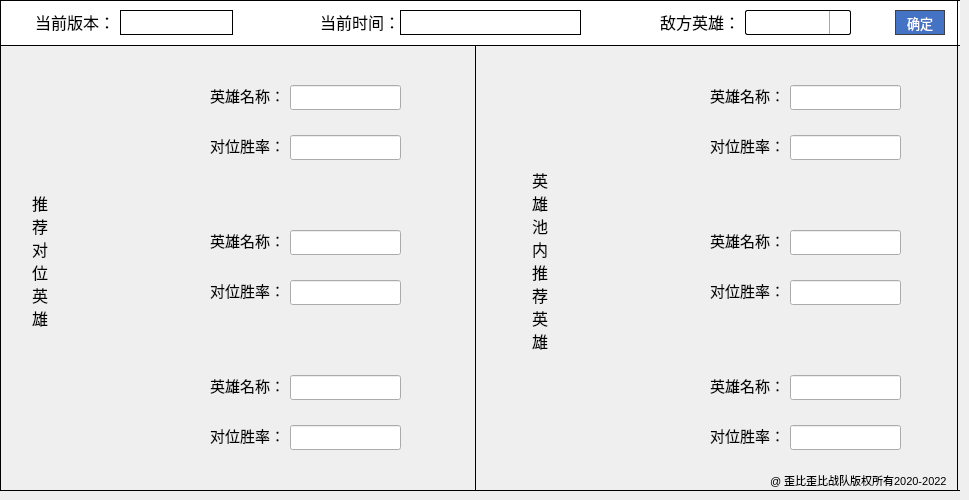
     <widget class="QWidget" name="tab_3">
      <attribute name="title">
       <string>上单</string>
      </attribute>
      <widget class="Line" name="line_8">
       <property name="geometry">
        <rect>
         <x>0</x>
         <y>0</y>
         <width>1</width>
         <height>490</height>
        </rect>
       </property>
       <property name="styleSheet">
        <string notr="true">color: rgb(0, 0, 0);
background-color: rgb(0, 0, 0);
border-color: rgb(0, 0, 0);</string>
       </property>
       <property name="orientation">
        <enum>Qt::Vertical</enum>
       </property>
      </widget>
      <widget class="Line" name="line_9">
       <property name="geometry">
        <rect>
         <x>957</x>
         <y>0</y>
         <width>1</width>
         <height>490</height>
        </rect>
       </property>
       <property name="styleSheet">
        <string notr="true">color: rgb(0, 0, 0);
background-color: rgb(0, 0, 0);
border-color: rgb(0, 0, 0);</string>
       </property>
       <property name="orientation">
        <enum>Qt::Vertical</enum>
       </property>
      </widget>
      <widget class="Line" name="line_11">
       <property name="geometry">
        <rect>
         <x>0</x>
         <y>0</y>
         <width>960</width>
         <height>1</height>
        </rect>
       </property>
       <property name="styleSheet">
        <string notr="true">background-color: rgb(0, 0, 0);</string>
       </property>
       <property name="orientation">
        <enum>Qt::Horizontal</enum>
       </property>
      </widget>
      <widget class="Line" name="line_12">
       <property name="geometry">
        <rect>
         <x>0</x>
         <y>490</y>
         <width>960</width>
         <height>1</height>
        </rect>
       </property>
       <property name="styleSheet">
        <string notr="true">background-color: rgb(0, 0, 0);</string>
       </property>
       <property name="orientation">
        <enum>Qt::Horizontal</enum>
       </property>
      </widget>
      <widget class="QLineEdit" name="lineEdit_3_9">
       <property name="geometry">
        <rect>
         <x>790</x>
         <y>85</y>
         <width>111</width>
         <height>25</height>
        </rect>
       </property>
       <property name="font">
        <font>
         <family>Microsoft YaHei UI</family>
         <pointsize>11</pointsize>
        </font>
       </property>
       <property name="styleSheet">
        <string notr="true"/>
       </property>
       <property name="alignment">
        <set>Qt::AlignCenter</set>
       </property>
      </widget>
      <widget class="QLabel" name="label_1_41">
       <property name="geometry">
        <rect>
         <x>30</x>
         <y>180</y>
         <width>20</width>
         <height>160</height>
        </rect>
       </property>
       <property name="font">
        <font>
         <family>微软雅黑</family>
         <pointsize>12</pointsize>
         <weight>50</weight>
         <bold>false</bold>
        </font>
       </property>
       <property name="layoutDirection">
        <enum>Qt::LeftToRight</enum>
       </property>
       <property name="text">
        <string>推荐对位英雄</string>
       </property>
       <property name="alignment">
        <set>Qt::AlignCenter</set>
       </property>
       <property name="wordWrap">
        <bool>true</bool>
       </property>
       <property name="margin">
        <number>0</number>
       </property>
       <property name="indent">
        <number>-1</number>
       </property>
      </widget>
      <widget class="Line" name="line_26">
       <property name="geometry">
        <rect>
         <x>0</x>
         <y>490</y>
         <width>960</width>
         <height>1</height>
        </rect>
       </property>
       <property name="styleSheet">
        <string notr="true">background-color: rgb(0, 0, 0);</string>
       </property>
       <property name="orientation">
        <enum>Qt::Horizontal</enum>
       </property>
      </widget>
      <widget class="QLabel" name="label_fig_3_1">
       <property name="geometry">
        <rect>
         <x>80</x>
         <y>70</y>
         <width>111</width>
         <height>101</height>
        </rect>
       </property>
       <property name="text">
        <string/>
       </property>
      </widget>
      <widget class="QLineEdit" name="lineEdit_3_13">
       <property name="geometry">
        <rect>
         <x>790</x>
         <y>375</y>
         <width>111</width>
         <height>25</height>
        </rect>
       </property>
       <property name="font">
        <font>
         <family>Microsoft YaHei UI</family>
         <pointsize>11</pointsize>
        </font>
       </property>
       <property name="styleSheet">
        <string notr="true"/>
       </property>
       <property name="alignment">
        <set>Qt::AlignCenter</set>
       </property>
      </widget>
      <widget class="QLabel" name="label_1_42">
       <property name="geometry">
        <rect>
         <x>210</x>
         <y>275</y>
         <width>71</width>
         <height>31</height>
        </rect>
       </property>
       <property name="font">
        <font>
         <family>微软雅黑</family>
         <pointsize>11</pointsize>
         <weight>50</weight>
         <bold>false</bold>
        </font>
       </property>
       <property name="text">
        <string>对位胜率：</string>
       </property>
      </widget>
      <widget class="QLineEdit" name="lineEdit_3_12">
       <property name="geometry">
        <rect>
         <x>790</x>
         <y>280</y>
         <width>111</width>
         <height>25</height>
        </rect>
       </property>
       <property name="font">
        <font>
         <family>Microsoft YaHei UI</family>
         <pointsize>11</pointsize>
        </font>
       </property>
       <property name="styleSheet">
        <string notr="true"/>
       </property>
       <property name="alignment">
        <set>Qt::AlignCenter</set>
       </property>
      </widget>
      <widget class="QLabel" name="label_1_43">
       <property name="geometry">
        <rect>
         <x>710</x>
         <y>370</y>
         <width>71</width>
         <height>31</height>
        </rect>
       </property>
       <property name="font">
        <font>
         <family>微软雅黑</family>
         <pointsize>11</pointsize>
         <weight>50</weight>
         <bold>false</bold>
        </font>
       </property>
       <property name="text">
        <string>英雄名称：</string>
       </property>
      </widget>
      <widget class="QLineEdit" name="lineEdit_3_7">
       <property name="geometry">
        <rect>
         <x>290</x>
         <y>375</y>
         <width>111</width>
         <height>25</height>
        </rect>
       </property>
       <property name="font">
        <font>
         <family>Microsoft YaHei UI</family>
         <pointsize>11</pointsize>
        </font>
       </property>
       <property name="styleSheet">
        <string notr="true"/>
       </property>
       <property name="alignment">
        <set>Qt::AlignCenter</set>
       </property>
      </widget>
      <widget class="QLabel" name="label_1_44">
       <property name="geometry">
        <rect>
         <x>210</x>
         <y>80</y>
         <width>71</width>
         <height>31</height>
        </rect>
       </property>
       <property name="font">
        <font>
         <family>微软雅黑</family>
         <pointsize>11</pointsize>
         <weight>50</weight>
         <bold>false</bold>
        </font>
       </property>
       <property name="text">
        <string>英雄名称：</string>
       </property>
      </widget>
      <widget class="Line" name="line_27">
       <property name="geometry">
        <rect>
         <x>0</x>
         <y>0</y>
         <width>1</width>
         <height>490</height>
        </rect>
       </property>
       <property name="styleSheet">
        <string notr="true">color: rgb(0, 0, 0);
background-color: rgb(0, 0, 0);
border-color: rgb(0, 0, 0);</string>
       </property>
       <property name="orientation">
        <enum>Qt::Vertical</enum>
       </property>
      </widget>
      <widget class="Line" name="line_38">
       <property name="geometry">
        <rect>
         <x>475</x>
         <y>45</y>
         <width>1</width>
         <height>445</height>
        </rect>
       </property>
       <property name="styleSheet">
        <string notr="true">color: rgb(0, 0, 0);
background-color: rgb(0, 0, 0);
border-color: rgb(0, 0, 0);</string>
       </property>
       <property name="orientation">
        <enum>Qt::Vertical</enum>
       </property>
      </widget>
      <widget class="QLabel" name="label_fig_3_5">
       <property name="geometry">
        <rect>
         <x>580</x>
         <y>215</y>
         <width>111</width>
         <height>101</height>
        </rect>
       </property>
       <property name="text">
        <string/>
       </property>
      </widget>
      <widget class="QLineEdit" name="lineEdit_3_10">
       <property name="geometry">
        <rect>
         <x>790</x>
         <y>135</y>
         <width>111</width>
         <height>25</height>
        </rect>
       </property>
       <property name="font">
        <font>
         <family>Microsoft YaHei UI</family>
         <pointsize>11</pointsize>
        </font>
       </property>
       <property name="styleSheet">
        <string notr="true"/>
       </property>
       <property name="alignment">
        <set>Qt::AlignCenter</set>
       </property>
      </widget>
      <widget class="QLabel" name="label_fig_3_2">
       <property name="geometry">
        <rect>
         <x>80</x>
         <y>215</y>
         <width>111</width>
         <height>101</height>
        </rect>
       </property>
       <property name="text">
        <string/>
       </property>
      </widget>
      <widget class="Line" name="line_10">
       <property name="geometry">
        <rect>
         <x>957</x>
         <y>0</y>
         <width>1</width>
         <height>45</height>
        </rect>
       </property>
       <property name="styleSheet">
        <string notr="true">color: rgb(0, 0, 0);
background-color: rgb(0, 0, 0);
border-color: rgb(0, 0, 0);</string>
       </property>
       <property name="orientation">
        <enum>Qt::Vertical</enum>
       </property>
      </widget>
      <widget class="Line" name="line_28">
       <property name="geometry">
        <rect>
         <x>0</x>
         <y>45</y>
         <width>960</width>
         <height>1</height>
        </rect>
       </property>
       <property name="styleSheet">
        <string notr="true">background-color: rgb(0, 0, 0);</string>
       </property>
       <property name="orientation">
        <enum>Qt::Horizontal</enum>
       </property>
      </widget>
      <widget class="QLineEdit" name="lineEdit_3_3">
       <property name="geometry">
        <rect>
         <x>290</x>
         <y>85</y>
         <width>111</width>
         <height>25</height>
        </rect>
       </property>
       <property name="font">
        <font>
         <family>Microsoft YaHei UI</family>
         <pointsize>11</pointsize>
        </font>
       </property>
       <property name="layoutDirection">
        <enum>Qt::LeftToRight</enum>
       </property>
       <property name="styleSheet">
        <string notr="true"/>
       </property>
       <property name="alignment">
        <set>Qt::AlignCenter</set>
       </property>
      </widget>
      <widget class="QLabel" name="label_fig_3_6">
       <property name="geometry">
        <rect>
         <x>580</x>
         <y>360</y>
         <width>111</width>
         <height>101</height>
        </rect>
       </property>
       <property name="text">
        <string/>
       </property>
      </widget>
      <widget class="QLineEdit" name="lineEdit_3_8">
       <property name="geometry">
        <rect>
         <x>290</x>
         <y>425</y>
         <width>111</width>
         <height>25</height>
        </rect>
       </property>
       <property name="font">
        <font>
         <family>Microsoft YaHei UI</family>
         <pointsize>11</pointsize>
        </font>
       </property>
       <property name="styleSheet">
        <string notr="true"/>
       </property>
       <property name="alignment">
        <set>Qt::AlignCenter</set>
       </property>
      </widget>
      <widget class="QLabel" name="label_1_45">
       <property name="geometry">
        <rect>
         <x>710</x>
         <y>80</y>
         <width>71</width>
         <height>31</height>
        </rect>
       </property>
       <property name="font">
        <font>
         <family>微软雅黑</family>
         <pointsize>11</pointsize>
         <weight>50</weight>
         <bold>false</bold>
        </font>
       </property>
       <property name="text">
        <string>英雄名称：</string>
       </property>
      </widget>
      <widget class="QLabel" name="label_1_46">
       <property name="geometry">
        <rect>
         <x>710</x>
         <y>130</y>
         <width>71</width>
         <height>31</height>
        </rect>
       </property>
       <property name="font">
        <font>
         <family>微软雅黑</family>
         <pointsize>11</pointsize>
         <weight>50</weight>
         <bold>false</bold>
        </font>
       </property>
       <property name="text">
        <string>对位胜率：</string>
       </property>
      </widget>
      <widget class="QLineEdit" name="lineEdit_3_14">
       <property name="geometry">
        <rect>
         <x>790</x>
         <y>425</y>
         <width>111</width>
         <height>25</height>
        </rect>
       </property>
       <property name="font">
        <font>
         <family>Microsoft YaHei UI</family>
         <pointsize>11</pointsize>
        </font>
       </property>
       <property name="styleSheet">
        <string notr="true"/>
       </property>
       <property name="alignment">
        <set>Qt::AlignCenter</set>
       </property>
      </widget>
      <widget class="QLineEdit" name="lineEdit_3_5">
       <property name="geometry">
        <rect>
         <x>290</x>
         <y>230</y>
         <width>111</width>
         <height>25</height>
        </rect>
       </property>
       <property name="font">
        <font>
         <family>Microsoft YaHei UI</family>
         <pointsize>11</pointsize>
        </font>
       </property>
       <property name="styleSheet">
        <string notr="true"/>
       </property>
       <property name="alignment">
        <set>Qt::AlignCenter</set>
       </property>
      </widget>
      <widget class="QLineEdit" name="lineEdit_3_11">
       <property name="geometry">
        <rect>
         <x>790</x>
         <y>230</y>
         <width>111</width>
         <height>25</height>
        </rect>
       </property>
       <property name="font">
        <font>
         <family>Microsoft YaHei UI</family>
         <pointsize>11</pointsize>
        </font>
       </property>
       <property name="styleSheet">
        <string notr="true"/>
       </property>
       <property name="alignment">
        <set>Qt::AlignCenter</set>
       </property>
      </widget>
      <widget class="QLabel" name="label_1_47">
       <property name="geometry">
        <rect>
         <x>210</x>
         <y>420</y>
         <width>71</width>
         <height>31</height>
        </rect>
       </property>
       <property name="font">
        <font>
         <family>微软雅黑</family>
         <pointsize>11</pointsize>
         <weight>50</weight>
         <bold>false</bold>
        </font>
       </property>
       <property name="text">
        <string>对位胜率：</string>
       </property>
      </widget>
      <widget class="QLabel" name="label_fig_3_3">
       <property name="geometry">
        <rect>
         <x>80</x>
         <y>360</y>
         <width>111</width>
         <height>101</height>
        </rect>
       </property>
       <property name="text">
        <string/>
       </property>
      </widget>
      <widget class="QLabel" name="label_1_48">
       <property name="geometry">
        <rect>
         <x>210</x>
         <y>370</y>
         <width>71</width>
         <height>31</height>
        </rect>
       </property>
       <property name="font">
        <font>
         <family>微软雅黑</family>
         <pointsize>11</pointsize>
         <weight>50</weight>
         <bold>false</bold>
        </font>
       </property>
       <property name="text">
        <string>英雄名称：</string>
       </property>
      </widget>
      <widget class="QLineEdit" name="lineEdit_3_4">
       <property name="geometry">
        <rect>
         <x>290</x>
         <y>135</y>
         <width>111</width>
         <height>25</height>
        </rect>
       </property>
       <property name="font">
        <font>
         <family>Microsoft YaHei UI</family>
         <pointsize>11</pointsize>
        </font>
       </property>
       <property name="styleSheet">
        <string notr="true"/>
       </property>
       <property name="alignment">
        <set>Qt::AlignCenter</set>
       </property>
      </widget>
      <widget class="Line" name="line_30">
       <property name="geometry">
        <rect>
         <x>957</x>
         <y>0</y>
         <width>1</width>
         <height>490</height>
        </rect>
       </property>
       <property name="styleSheet">
        <string notr="true">color: rgb(0, 0, 0);
background-color: rgb(0, 0, 0);
border-color: rgb(0, 0, 0);</string>
       </property>
       <property name="orientation">
        <enum>Qt::Vertical</enum>
       </property>
      </widget>
      <widget class="Line" name="line_31">
       <property name="geometry">
        <rect>
         <x>0</x>
         <y>0</y>
         <width>960</width>
         <height>1</height>
        </rect>
       </property>
       <property name="styleSheet">
        <string notr="true">background-color: rgb(0, 0, 0);</string>
       </property>
       <property name="orientation">
        <enum>Qt::Horizontal</enum>
       </property>
      </widget>
      <widget class="Line" name="line_32">
       <property name="geometry">
        <rect>
         <x>0</x>
         <y>0</y>
         <width>1</width>
         <height>45</height>
        </rect>
       </property>
       <property name="styleSheet">
        <string notr="true">color: rgb(0, 0, 0);
background-color: rgb(0, 0, 0);
border-color: rgb(0, 0, 0);</string>
       </property>
       <property name="orientation">
        <enum>Qt::Vertical</enum>
       </property>
      </widget>
      <widget class="QLabel" name="label_1_49">
       <property name="geometry">
        <rect>
         <x>710</x>
         <y>275</y>
         <width>71</width>
         <height>31</height>
        </rect>
       </property>
       <property name="font">
        <font>
         <family>微软雅黑</family>
         <pointsize>11</pointsize>
         <weight>50</weight>
         <bold>false</bold>
        </font>
       </property>
       <property name="text">
        <string>对位胜率：</string>
       </property>
      </widget>
      <widget class="QLineEdit" name="lineEdit_3_6">
       <property name="geometry">
        <rect>
         <x>290</x>
         <y>280</y>
         <width>111</width>
         <height>25</height>
        </rect>
       </property>
       <property name="font">
        <font>
         <family>Microsoft YaHei UI</family>
         <pointsize>11</pointsize>
        </font>
       </property>
       <property name="styleSheet">
        <string notr="true"/>
       </property>
       <property name="alignment">
        <set>Qt::AlignCenter</set>
       </property>
      </widget>
      <widget class="QLabel" name="label_1_50">
       <property name="geometry">
        <rect>
         <x>210</x>
         <y>130</y>
         <width>71</width>
         <height>31</height>
        </rect>
       </property>
       <property name="font">
        <font>
         <family>微软雅黑</family>
         <pointsize>11</pointsize>
         <weight>50</weight>
         <bold>false</bold>
        </font>
       </property>
       <property name="text">
        <string>对位胜率：</string>
       </property>
      </widget>
      <widget class="QLabel" name="label_1_51">
       <property name="geometry">
        <rect>
         <x>210</x>
         <y>225</y>
         <width>71</width>
         <height>31</height>
        </rect>
       </property>
       <property name="font">
        <font>
         <family>微软雅黑</family>
         <pointsize>11</pointsize>
         <weight>50</weight>
         <bold>false</bold>
        </font>
       </property>
       <property name="text">
        <string>英雄名称：</string>
       </property>
      </widget>
      <widget class="QLabel" name="label_fig_3_4">
       <property name="geometry">
        <rect>
         <x>580</x>
         <y>70</y>
         <width>111</width>
         <height>101</height>
        </rect>
       </property>
       <property name="text">
        <string/>
       </property>
      </widget>
      <widget class="QLabel" name="label_1_52">
       <property name="geometry">
        <rect>
         <x>530</x>
         <y>170</y>
         <width>20</width>
         <height>181</height>
        </rect>
       </property>
       <property name="font">
        <font>
         <family>微软雅黑</family>
         <pointsize>12</pointsize>
         <weight>50</weight>
         <bold>false</bold>
        </font>
       </property>
       <property name="layoutDirection">
        <enum>Qt::LeftToRight</enum>
       </property>
       <property name="text">
        <string>英雄池内推荐英雄</string>
       </property>
       <property name="alignment">
        <set>Qt::AlignCenter</set>
       </property>
       <property name="wordWrap">
        <bool>true</bool>
       </property>
       <property name="margin">
        <number>0</number>
       </property>
       <property name="indent">
        <number>-1</number>
       </property>
      </widget>
      <widget class="QLabel" name="label_1_53">
       <property name="geometry">
        <rect>
         <x>710</x>
         <y>225</y>
         <width>71</width>
         <height>31</height>
        </rect>
       </property>
       <property name="font">
        <font>
         <family>微软雅黑</family>
         <pointsize>11</pointsize>
         <weight>50</weight>
         <bold>false</bold>
        </font>
       </property>
       <property name="text">
        <string>英雄名称：</string>
       </property>
      </widget>
      <widget class="QLabel" name="label_1_54">
       <property name="geometry">
        <rect>
         <x>710</x>
         <y>420</y>
         <width>71</width>
         <height>31</height>
        </rect>
       </property>
       <property name="font">
        <font>
         <family>微软雅黑</family>
         <pointsize>11</pointsize>
         <weight>50</weight>
         <bold>false</bold>
        </font>
       </property>
       <property name="text">
        <string>对位胜率：</string>
       </property>
      </widget>
      <widget class="QWidget" name="widget_1_3" native="true">
       <property name="geometry">
        <rect>
         <x>0</x>
         <y>0</y>
         <width>960</width>
         <height>45</height>
        </rect>
       </property>
       <property name="styleSheet">
        <string notr="true">QWidget{
	border:none;
	background-color: rgb(255,255,255);
}

	</string>
       </property>
       <widget class="QLabel" name="label_1_55">
        <property name="geometry">
         <rect>
          <x>320</x>
          <y>6</y>
          <width>81</width>
          <height>31</height>
         </rect>
        </property>
        <property name="font">
         <font>
          <family>微软雅黑</family>
          <pointsize>12</pointsize>
          <weight>50</weight>
          <bold>false</bold>
         </font>
        </property>
        <property name="text">
         <string>当前时间：</string>
        </property>
       </widget>
       <widget class="QLabel" name="label_1_56">
        <property name="geometry">
         <rect>
          <x>660</x>
          <y>6</y>
          <width>101</width>
          <height>31</height>
         </rect>
        </property>
        <property name="font">
         <font>
          <family>微软雅黑</family>
          <pointsize>12</pointsize>
          <weight>50</weight>
          <bold>false</bold>
         </font>
        </property>
        <property name="text">
         <string>敌方英雄：</string>
        </property>
       </widget>
       <widget class="QComboBox" name="comboBox_3_1">
        <property name="geometry">
         <rect>
          <x>740</x>
          <y>10</y>
          <width>111</width>
          <height>25</height>
         </rect>
        </property>
        <property name="font">
         <font>
          <family>微软雅黑</family>
          <pointsize>10</pointsize>
         </font>
        </property>
        <property name="styleSheet">
         <string notr="true">QComboBox {
	
	
	border-radius:2;
	border: 1px solid black;
	padding:0 0 0 15;
	margin: 0 0 0 5;
}
QComboBox::drop-down {
	
	border-top-left-radius: 0;     /* 左上角 */
	border-top-right-radius: 2;    /* 右上角 */
	border-bottom-left-radius: 0;  /* 左下角 */
	border-bottom-right-radius: 2; /* 右下角 */
	border-left-width :  1px ;
     border-left-color : darkgray;
     border-left-style :  solid ;  
	width: 20px;
	margin: 0;
}
QComboBox::down-arrow{
	image: url(:/background/down_arrow.svg);
    width: 13px;
    height:15px;
}


QComboBox QAbstractItemView::item {
     height :  25px ;
	 padding-left: 10px;
}
 
QListView::item {
     background :  white ;
}
 
QListView::item:hover {
     background :  #BDD7FD ;
}</string>
        </property>
        <property name="editable">
         <bool>true</bool>
        </property>
        <property name="currentIndex">
         <number>-1</number>
        </property>
       </widget>
       <widget class="QPushButton" name="queding_3_1">
        <property name="geometry">
         <rect>
          <x>895</x>
          <y>10</y>
          <width>50</width>
          <height>25</height>
         </rect>
        </property>
        <property name="font">
         <font>
          <family>微软雅黑</family>
          <pointsize>10</pointsize>
         </font>
        </property>
        <property name="cursor">
         <cursorShape>PointingHandCursor</cursorShape>
        </property>
        <property name="styleSheet">
         <string notr="true">QPushButton{
	color: rgb(255, 255, 255);
	background-color: rgb(68, 114, 196);
	border-radius:0;
	border: 1px solid rgb(64,64,64);
}
QPushButton:hover{
	color: rgb(255,255,255);
	background-color: rgb(0, 0, 127);
	border-radius:0;
	border: 1px solid rgb(63,117,191);
}
QPushButton:pressed{
border:2px solid white;
color:white;
background-color:rgb(0, 0, 127);border-style:outset;
font: 8pt;}
</string>
        </property>
        <property name="text">
         <string>确定</string>
        </property>
       </widget>
       <widget class="QLabel" name="label_1_57">
        <property name="geometry">
         <rect>
          <x>35</x>
          <y>6</y>
          <width>81</width>
          <height>31</height>
         </rect>
        </property>
        <property name="font">
         <font>
          <family>微软雅黑</family>
          <pointsize>12</pointsize>
          <weight>50</weight>
          <bold>false</bold>
         </font>
        </property>
        <property name="text">
         <string>当前版本：</string>
        </property>
       </widget>
       <widget class="QLineEdit" name="lineEdit_3_1">
        <property name="geometry">
         <rect>
          <x>120</x>
          <y>10</y>
          <width>113</width>
          <height>25</height>
         </rect>
        </property>
        <property name="styleSheet">
         <string notr="true">border-style: outset; 
      border-width: 0.5px; 
      border-color: black;</string>
        </property>
       </widget>
       <widget class="QLineEdit" name="lineEdit_3_2">
        <property name="geometry">
         <rect>
          <x>400</x>
          <y>10</y>
          <width>181</width>
          <height>25</height>
         </rect>
        </property>
        <property name="styleSheet">
         <string notr="true">border-style: outset; 
      border-width: 0.5px; 
      border-color: black;</string>
        </property>
       </widget>
      </widget>
      <widget class="Line" name="line_33">
       <property name="geometry">
        <rect>
         <x>0</x>
         <y>0</y>
         <width>960</width>
         <height>1</height>
        </rect>
       </property>
       <property name="styleSheet">
        <string notr="true">background-color: rgb(0, 0, 0);</string>
       </property>
       <property name="orientation">
        <enum>Qt::Horizontal</enum>
       </property>
      </widget>
      <widget class="Line" name="line_34">
       <property name="geometry">
        <rect>
         <x>957</x>
         <y>0</y>
         <width>1</width>
         <height>45</height>
        </rect>
       </property>
       <property name="styleSheet">
        <string notr="true">color: rgb(0, 0, 0);
background-color: rgb(0, 0, 0);
border-color: rgb(0, 0, 0);</string>
       </property>
       <property name="orientation">
        <enum>Qt::Vertical</enum>
       </property>
      </widget>
      <widget class="Line" name="line_35">
       <property name="geometry">
        <rect>
         <x>0</x>
         <y>0</y>
         <width>1</width>
         <height>45</height>
        </rect>
       </property>
       <property name="styleSheet">
        <string notr="true">color: rgb(0, 0, 0);
background-color: rgb(0, 0, 0);
border-color: rgb(0, 0, 0);</string>
       </property>
       <property name="orientation">
        <enum>Qt::Vertical</enum>
       </property>
      </widget>
      <widget class="QLabel" name="label_5">
       <property name="geometry">
        <rect>
         <x>770</x>
         <y>470</y>
         <width>181</width>
         <height>20</height>
        </rect>
       </property>
       <property name="font">
        <font>
         <family>Microsoft YaHei UI</family>
         <pointsize>8</pointsize>
        </font>
       </property>
       <property name="text">
        <string>@ 歪比歪比战队版权所有2020-2022</string>
       </property>
      </widget>
     </widget>
